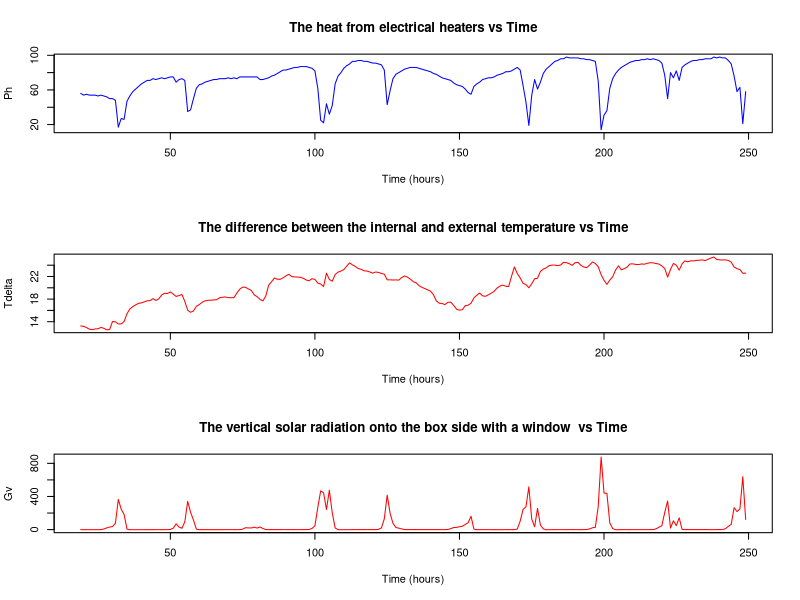
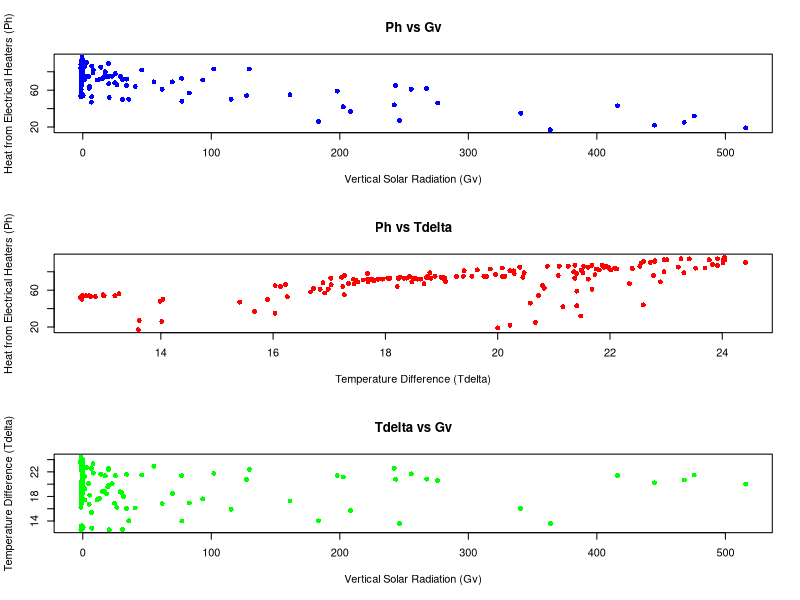
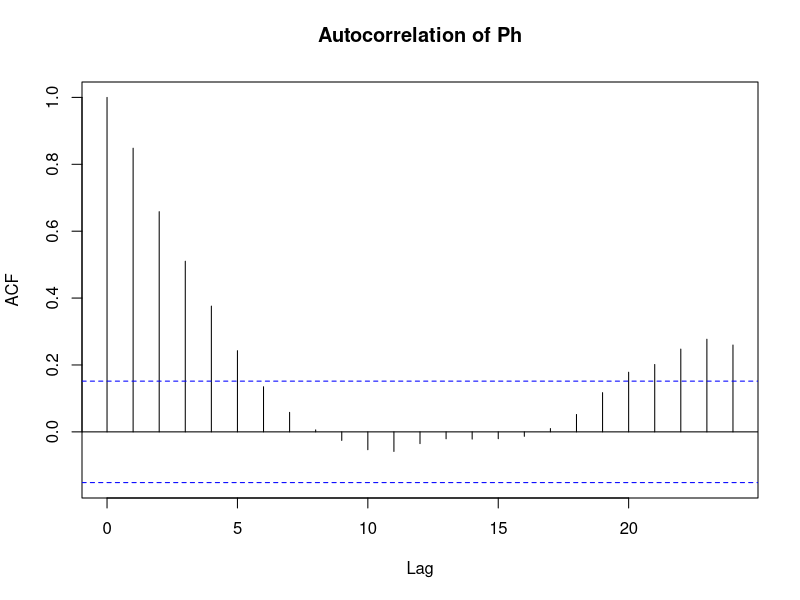
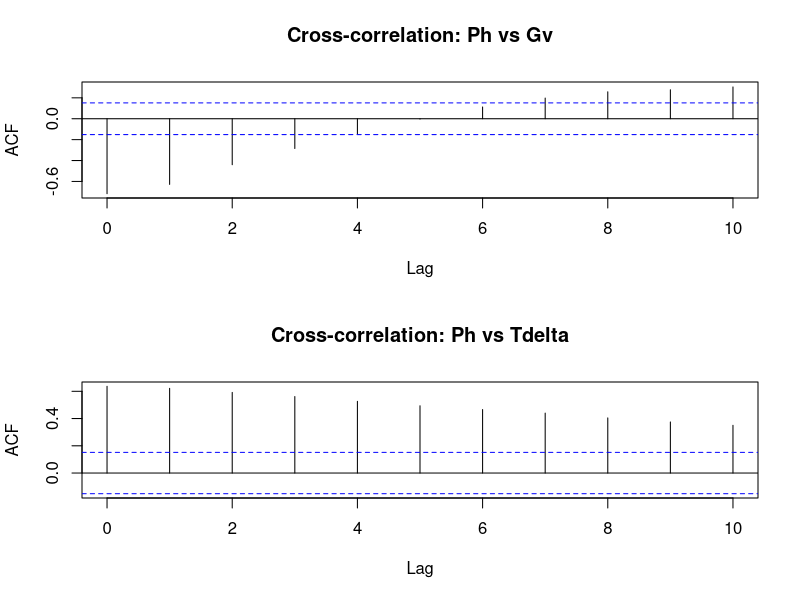
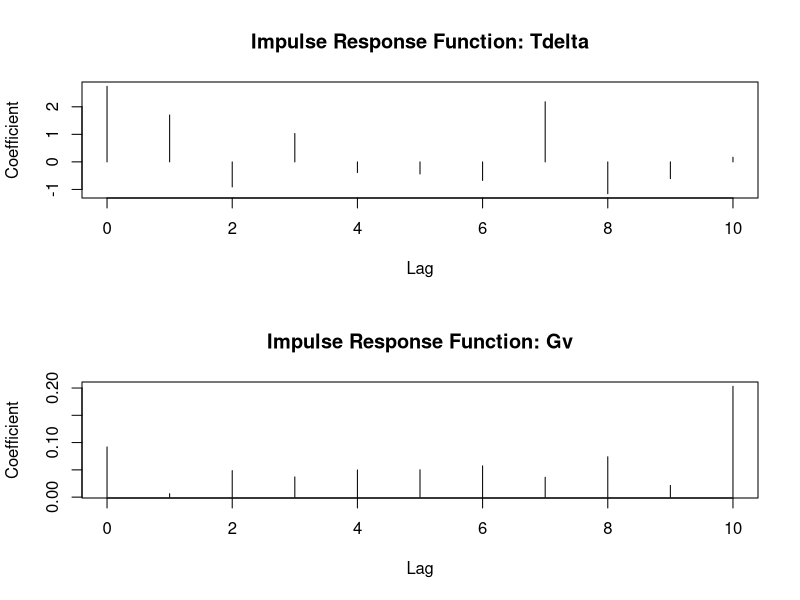
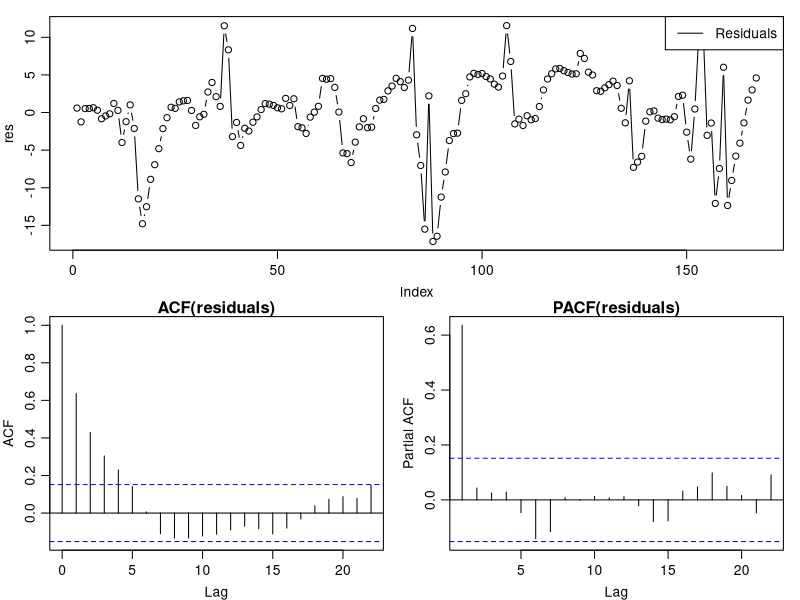
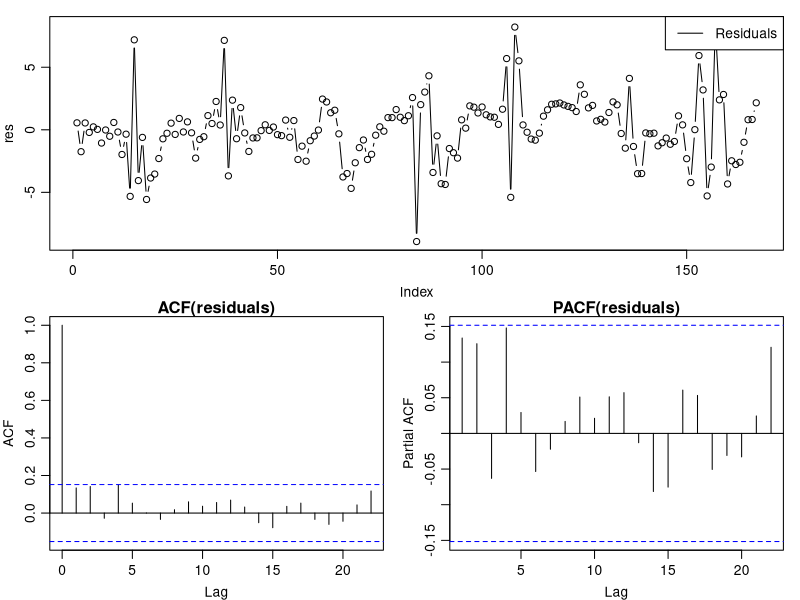
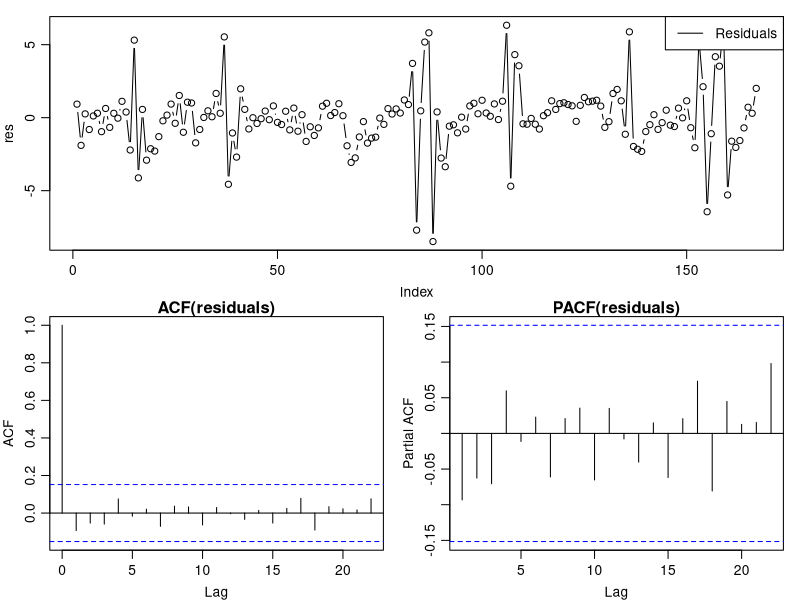

These charts were generated, in order, by the following R code:
data <- read.csv("assignment3/box_data_60min.csv")
#functions
validate <- function(fit){
  if(class(fit)[1] == "lm"){
    i <- as.integer(names(fit$residuals))
    res <- rep(NA,max(i))
    res[i] <- fit$residuals
  }else if(class(fit)[1] == "marima"){
    res <- fit$residuals[1, ]
  }else if(class(fit)[1] == "Arima"){
    res <- fit$residuals
  }
  layout(rbind(1,2:3))
  par(mar=c(3,3,1,1), mgp=c(2, 0.7,0))
  plot(res, type="b")
  legend("topright", c("Residuals"), lty=1, col=1:2)
  acf(res, na.action=na.pass)
  title(main="ACF(residuals)", line=0.2)
  pacf(res, na.action=na.pass)
  title(main="PACF(residuals)", line=0.2)
  # Return the residuals
  invisible(res)
}

plotit <- function(predictions, residuals) {
  layout(rbind(1, c(2, 3)))
  par(mar = c(4, 4, 3, 2))  
  plot(test$thour, test$Ph, type = "l", col = "blue", 
       xlab = "Time (hours)", ylab = "Ph", 
       main = "Predictions vs Actual")
  lines(test$thour, predictions, col = "red")
legend("topright", legend = c("Actual", "Predicted"), 
         col = c("blue", "red"), lty = 1)
  acf(residuals, main = "Autocorrelation of Residuals")
  pacf(residuals, main = "Partial Autocorrelation of Residuals")
}
#3.1
par(mfrow = c(3, 1))
plot(data$thour, data$Ph, type = "l", col = "blue", xlab = "Time (hours)", ylab = "Ph", main = "The heat from electrical heaters vs Time")
plot(data$thour, data$Tdelta, type = "l", col = "red", xlab = "Time (hours)", ylab = "Tdelta", main ="The difference between the internal and external temperature vs Time")
plot(data$thour, data$Gv, type = "l", col = "red", xlab = "Time (hours)", ylab = "Gv", main = "The vertical solar radiation onto the box side with a window  vs Time")
#By looking at the plots it seems that there are some dependencies between the Ph and Gv variables.
#In particular, the Ph variable seems to be negatively affected by the Gv variable.

#3.2
end_of_training <- as.POSIXct("2013-02-06 00:00:00")
#split the data into training and test sets
train <- data[data$tdate <= end_of_training, ]
test <- data[data$tdate > end_of_training, ]

nrow(train) 
nrow(test) 
#3.3
#investigate relationship between the variables with plots
# 1. Basic scatter plots to investigate relationships between Ph and other variables
par(mfrow = c(3, 1))
plot(train$Gv, train$Ph, xlab = "Vertical Solar Radiation (Gv)", ylab = "Heat from Electrical Heaters (Ph)", 
     main = "Ph vs Gv", col = "blue", pch = 16)
plot(train$Tdelta, train$Ph, xlab = "Temperature Difference (Tdelta)", ylab = "Heat from Electrical Heaters (Ph)", 
     main = "Ph vs Tdelta", col = "red", pch = 16)
plot(train$Gv, train$Tdelta, xlab = "Vertical Solar Radiation (Gv)", ylab = "Temperature Difference (Tdelta)",
     main = "Tdelta vs Gv", col = "green", pch = 16)
 
# 2. Auto-correlation of Ph to examine temporal dependencies
par(mfrow = c(1, 1))
acf(train$Ph, lag.max = 24, main = "Autocorrelation of Ph")
#it looks like the Ph variable is very dependent of the previous values
# 3. Cross-correlation between Ph and other variables
par(mfrow = c(2, 1))
ccf(train$Ph, train$Gv, main = "Cross-correlation: Ph vs Gv", , xlim = c(0, 10))
ccf(train$Ph, train$Tdelta, main = "Cross-correlation: Ph vs Tdelta", , xlim = c(0, 10))
#the ccf doesnt say much because the data is not just white noise

#3.4
formula_delta <- "Ph ~ 0 + Tdelta.l0 + Tdelta.l1 + Tdelta.l2 + Tdelta.l3 + 
Tdelta.l4 + Tdelta.l5 + Tdelta.l6 + Tdelta.l7 + Tdelta.l8 + Tdelta.l9 + Tdelta.l10"

formula_gv <- "Ph ~ 0 + Gv.l0 + Gv.l1 + Gv.l2 + Gv.l3 +
Gv.l4 + Gv.l5 + Gv.l6 + Gv.l7 + Gv.l8 + Gv.l9 + Gv.l10"

par(mfrow = c(2, 1))
model <- lm(formula_delta, data = train)
summary(model)

plot(0:10, model$coefficients, type = "h", xlab = "Lag", ylab = "Coefficient", 
     main = "Impulse Response Function: Tdelta")
model_gv <- lm(formula_gv, data = train)

summary(model_gv)
plot(0:10, model_gv$coefficients, type = "h", xlab = "Lag", ylab = "Coefficient", 
     main = "Impulse Response Function: Gv")

# 3.5 Fit a linear regression model with Tdelta and Gv as predictors

model_order0<- lm(Ph ~ Tdelta + Gv, data = train)
summary(model_order0)
validate(model_order0)

# The time plot of residuals shows clear patterns and cycles rather than random noise. 
# Large spikes are visible at multiple points.

# The ACF plot reveals significant autocorrelation structure, the first lag shows 
# very high correlation (approximately 0.9), followed by gradually decaying but 
# significant correlations through lag 5. This exponentially decaying pattern is 
# a classic signature of an AR process.

# The PACF plot shows a very large spike at lag 1 (around 0.7) with only minor spikes 
# afterward, suggesting an AR(1) process might be appropriate for modeling the error structure.
# 
# These diagnostics strongly indicate that a transfer function model is needed. The current 
# linear regression assumes independent errors, but the strong temporal dependence in residuals 
# means predictions would be systematically biased. A transfer function incorporating an AR(1) 
# error structure would likely provide much better forecasts by accounting for this temporal 
# correlation pattern.

#3.6
model_order1<- lm(Ph ~ Ph.l1 + Tdelta + Gv, data = train)
summary(model_order1)

validate(model_order1)
# The time plot of residuals now shows much more random behavior, though there 
# are still some notable spikes (around indices 90, 100). Overall, the residuals
# appear more stationary than in the previous model.
#
# The ACF plot is dramatically improved compared to the original model. There is
# no longer the strong autocorrelation pattern. Only the first few lags show
# minor significance, which is a substantial improvement.
#
# The PACF plot shows smaller spikes compared to the original model, with only
# a few scattered significant lags. This suggests much of the AR structure has
# been captured by including Ph.l1 in the model.
#
# Adding the lagged dependent variable (Ph.l1) has effectively addressed much of
# the temporal dependence issue seen in the original model. This is essentially
# a simplified transfer function model with an AR(1) component incorporated directly
# into the regression.

#3.7
model_order2 <- lm(Ph ~ Ph.l1 + Ph.l2 +Tdelta +Tdelta.l1 + Gv + Gv.l1, data = train)
summary(model_order2)

validate(model_order2)
# The time plot of residuals from this expanded model with multiple lags shows 
# a much more random pattern. While there are still some spikes, the overall pattern appears more random and less structured 
# than previous models.
# 
# The ACF plot shows dramatic improvement with virtually no significant 
# autocorrelation at any lag except lag 0. This indicates the temporal dependence 
# has been effectively captured by the model.
# 
# The PACF plot shows only scattered, small significant lags with no clear pattern. 



max_order <- 10
aic_values <- numeric(max_order+1)  
bic_values <- numeric(max_order+1)
rmse_values <- numeric(max_order+1)
model_list <- list()

for (p in 0:max_order) {
  if (p == 0) {
    # Order 0 model: just the current inputs, no autoregressive terms
    formula_str <- "Ph ~ Tdelta + Gv"
  } else {
    # Build formula string based on order p
    ph_terms <- paste0("Ph.l", 1:p, collapse = " + ")
    if (p > 0) {
      tdelta_lags <- paste0("Tdelta.l", 1:p-1, collapse = " + ")
      gv_lags <- paste0("Gv.l", 1:p-1, collapse = " + ")
      
      formula_str <- paste0("Ph ~ ", ph_terms," + ", tdelta_lags, " + ", gv_lags)
    } else {
      formula_str <- paste0("Ph ~ ", ph_terms, " + ", tdelta_current, " + ", gv_current)
    }
  }
  
  formula_obj <- as.formula(formula_str)
  cat("Fitting model of order", p, "with formula:", formula_str, "\n")
  
  # Fit the model
  model <- lm(formula_obj, data = train)
  model_list[[p+1]] <- model  # +1 because R lists are 1-indexed
  predictions <- predict(model, newdata = test)
  residuals <- test$Ph - predictions
  rmse_values[p+1] <- sqrt((1/64) * sum(residuals^2))
  # Store AIC and BIC values
  aic_values[p+1] <- AIC(model)
  bic_values[p+1] <- BIC(model)
  
  cat("Order", p, "- AIC:", aic_values[p+1], "BIC:", bic_values[p+1], "\n")
}

# Plot AIC and BIC values
par(mfrow = c(1, 1))
plot(x=0:max_order, y=aic_values, type="b", col="blue", pch=19, xlab="Model Order", ylab="AIC/BIC", main="AIC and BIC for Different Model Orders")
lines(x=0:max_order, y=bic_values, col="red", pch=19, type="b")
legend("topright", legend=c("AIC", "BIC"), col=c("blue", "red"), pch=19)


cat("Best model order based on AIC:", which.min(aic_values)-1, "\n")
cat("Best model order based on BIC:", which.min(bic_values)-1, "\n")

plot(x=0:max_order, y=rmse_values, type="b", col="black", pch=19, xlab="Model Order", ylab="RMSE", main="RMSE for Different Model Orders")

